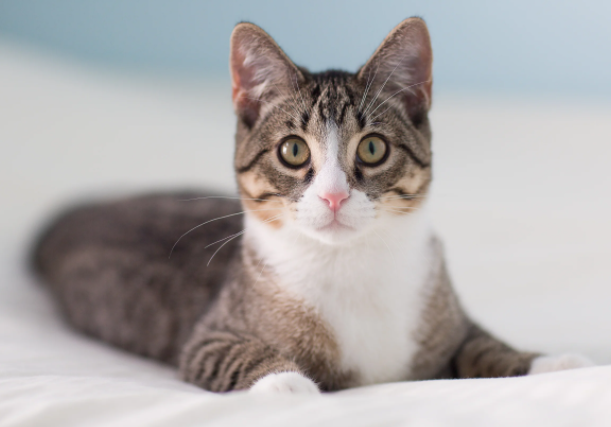
#> input picture Python_Grammer/Python_openCV_1/cat.png, 611 x 427 px, found by its file name
$ python openCV_4_ROI.py
#> lines starting #> are read from the running program, lines starting #| are printed output that depends on the picture; after the words box and inside, x2 and y2 are one past the last pixel; in counts of white or black regions, pixels touching at a corner belong together
import cv2
import matplotlib.pyplot as plt

image = cv2.imread('Python_openCV_1/cat.png')
#> image is the input picture: shape (427, 611, 3); mean B, G, R 171.2, 171.3, 174.8

# Numpy Slicing: ROI 처리 가능
roi = image[200:350, 50:200] # 행(x,y) / 열(x,y)
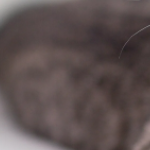
#> roi: shape (150, 150, 3); mean B, G, R 79.2, 80.1, 92.8

# ROI 단위로 이미지 복사하기
image[0:150, 0:150] = roi # roi를 이미지 범위만큼 출력
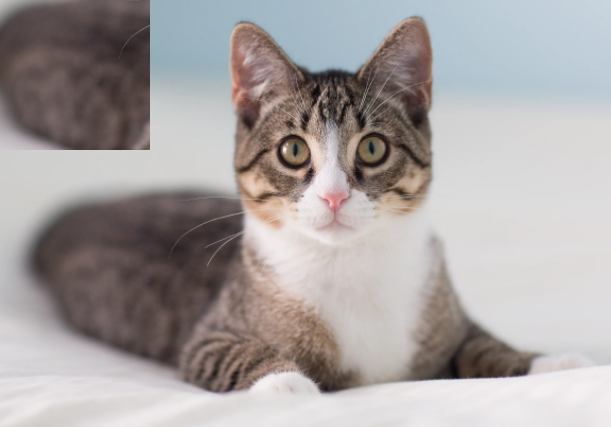
#> image: shape (427, 611, 3); 8.62% of pixels changed, all inside (x1, y1, x2, y2) = (0, 0, 150, 150)

plt.imshow(cv2.cvtColor(image, cv2.COLOR_BGR2RGB))
plt.show()
